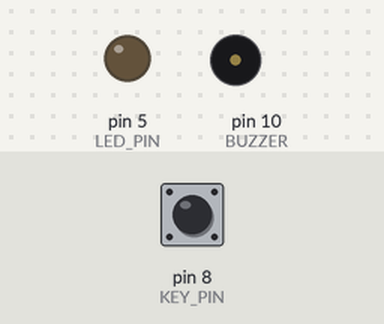
This sketch was run on a simulated Arduino Uno, built with avr-gcc and run on an emulated ATmega328P. Parts: output pins drawn as LEDs (lit = HIGH), buzzer (waves = sounding). Inputs (shaded band) come from the test bench; at power-on: pin 8 (KEY_PIN) HIGH.

Above: at 1.2 s.
1.3 s: pin 8 (KEY_PIN) pulled LOW for 0.15 s
At 1.69 s:
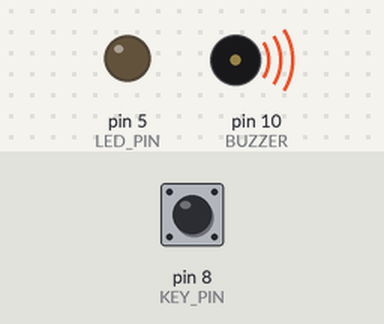
3.3 s: pin 8 (KEY_PIN) pulled LOW for 1 s
At 5.4 s:
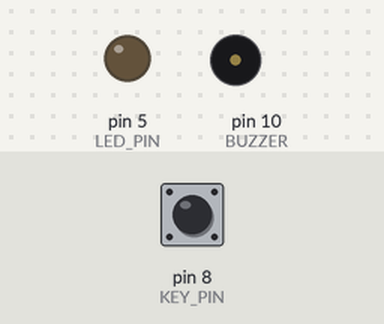
6.2 s: pin 8 (KEY_PIN) pulled LOW for 3.2 s
At 9.64 s:
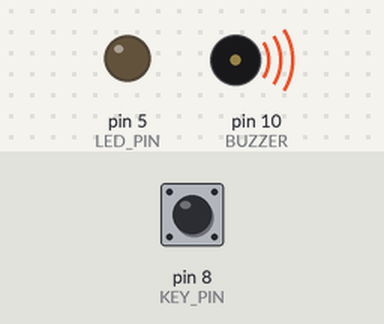
Timing chart, 0 to 11.3 s (numbered marks = the images above; inputs shaded):
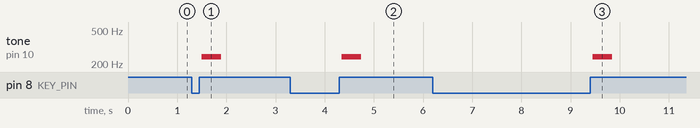

The sketch:

Whistle.ino
```cpp
// (licence header left out)
#define BUZZER 10    //Define buzzer pin
#define KEY_PIN 8    //Define key pin
#define LED_PIN 5    //Define LED(D9) pin


//Button status
bool button_press = false;

/**
* Function       keyscan
* @author        chengengyue
* @date          2019.10.08
* @brief         key scan
* @param[in1]    void
* @retval        void
* @par History   no
*/
void keyscan()
{
  int val;
  val = digitalRead(KEY_PIN); //Read the digital 8-port level value assigned to val
  if (val == LOW)             //When the button is pressed
  {
    delay(10);                  //Delayed debounce
    val = digitalRead(KEY_PIN); //Read button status again
    while (val == LOW)
    {
      val = digitalRead(KEY_PIN); //Third read button status
      if (val == HIGH)            //Determine if the button is released, release it to execute
      {
        button_press = !button_press;
        return;
      }
    }
  }
}

/*
* Function       whistle
* @author        chengengyue
* @date          2019.10.08
* @brief         whistle
* @param[in]     void
* @param[out]    void
* @retval        void
* @par History   no
*/
void whistle()
{
  for (int i = 0; i < 100; i++)
  {
    digitalWrite(BUZZER, HIGH); //sound
    delay(3);
    digitalWrite(BUZZER, LOW);  //no sound
    delay(1);
  }
}

void setup() {
  // put your setup code here, to run once:
  pinMode(KEY_PIN, INPUT_PULLUP);//Set the button pin to pull-up input mode
  pinMode(LED_PIN, OUTPUT);      //Set the LED pin to output mode
  pinMode(BUZZER, OUTPUT);       //Set the buzzer pin to output mode
}

void loop() {
  // put your main code here, to run repeatedly:
  // key scan
  keyscan();
  if (button_press)
  {
    whistle();
    button_press = false;  //set key status to false
  }
}
```

Measured:
- after the input at 1.3 s, tone on pin 10 (BUZZER): silent → 243 Hz after 0.20 s, → silent 0.40 s later
- after the input at 3.3 s, tone on pin 10 (BUZZER): silent → 243 Hz after 1.0 s, → silent 0.40 s later
- after the input at 6.2 s, tone on pin 10 (BUZZER): silent → 243 Hz after 3.2 s, → silent 0.40 s later
